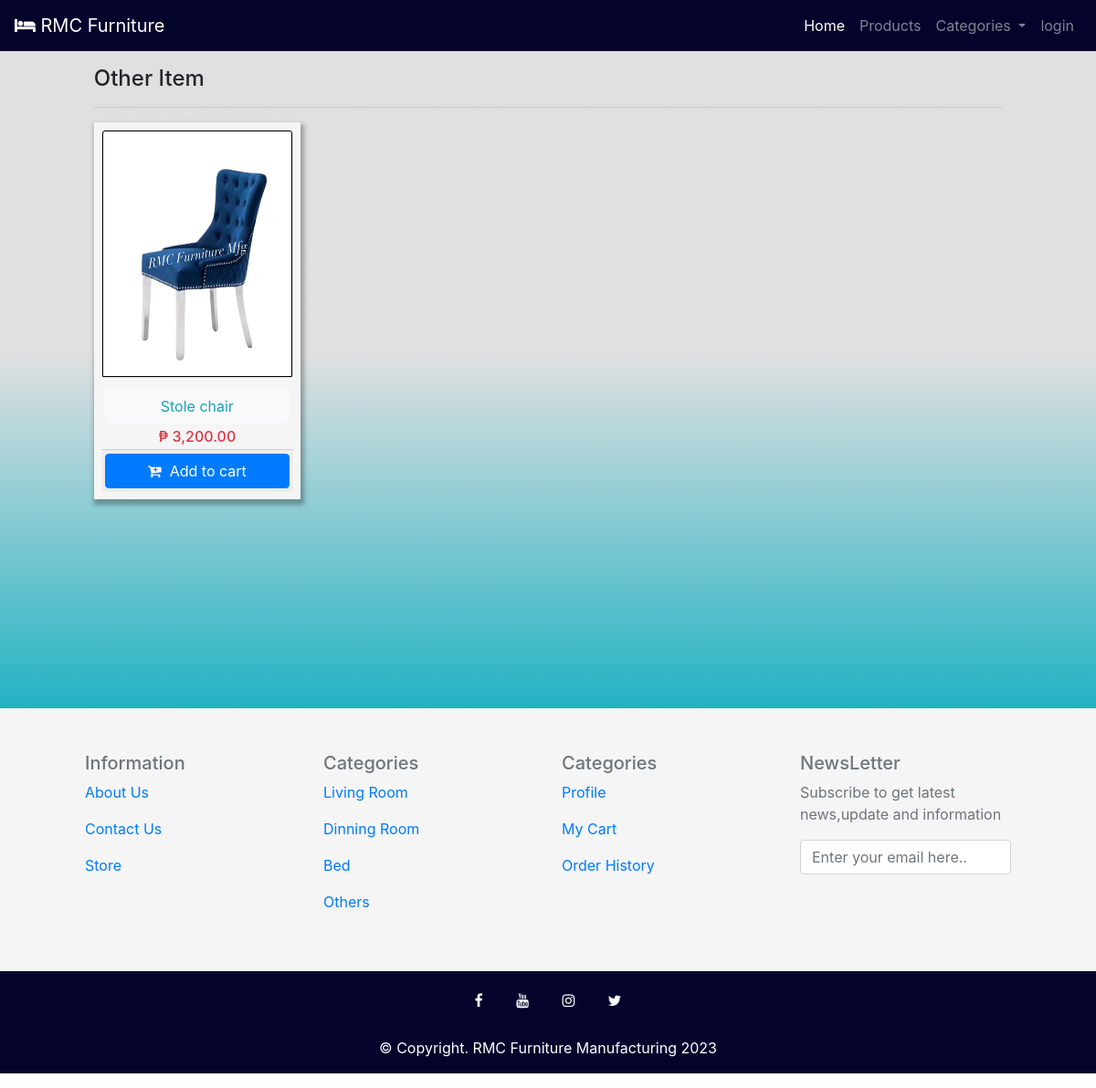
The app's page /others.php with its own data.
### tables this page shows
CREATE TABLE `product` (
  `id` int(11) NOT NULL,
  `product_name` varchar(100) NOT NULL,
  `product_desc` varchar(255) NOT NULL,
  `product_price` varchar(50) NOT NULL,
  `product_image` varchar(255) NOT NULL,
  `product_code` varchar(10) NOT NULL,
  `category` varchar(50) NOT NULL,
  `most_saled` int(11) DEFAULT NULL
);

### others.php (the view, shortened to what this page needs)
<?php
    include('pages/header.php');
    include('pages/navigation.php');
 ?>
<div class="container-fluid" style="min-height: 90vh; background: linear-gradient(0deg, rgba(34,178,195,1) 0%, rgba(196,197,199,0.5382528011204482) 54%);">
    <div class="m-auto pt-3" style="width:85%;">
        <h4>Other Item</h4>
        <hr>
        <?php
            include 'config.php';
            $stmt = $conn->prepare("SELECT * FROM product WHERE category = 'others' ");
            $stmt->execute();
            $result = $stmt->get_result();
            $total = $result->num_rows;
            if($total > 0){
                $row = $result->fetch_assoc();
            }
        ?>
        <div class="row">
            <?php do{ ?>
            <div class="col-sm-6 col-md-4 col-lg-3 mb-4">
                <div class="p-2"  style="box-shadow: 2px 4px 5px 2px rgba(0, 0, 0, 0.3); background-color: whitesmoke;">
                   <div class="card-deck">
                       <div class="card p2  mb-2">
                           <img src="admin/products/<?= $row['product_image'] ?>" class="card-img-top" height="270px" style="border: 1px solid black;">
                       </div>
                   </div>
                   <div class="card-body p-1">
                       <form action="product_details.php" method="post">
                            <button type="submit" name="submit" class="btn btn-light btn-block text-info"  style="margin-bottom: 5px;">
                                <?= $row['product_name']?>
                            </button>
                        </form>
                       <h6 class="card-text text-center text-danger">&#8369; <?= number_format($row['product_price'],2) ?></h6>
                   </div>
                   <div class="card-footer p-1">
                       <form action="" class="form-submit">
                           <button class="btn btn-primary btn-block addItemBtn"><i class="fa fa-cart-plus"></i>&nbsp; Add to cart</button>
                       </form>
                   </div>
                </div>
            </div>
           <?php } while($row = $result->fetch_assoc());?>
        </div>
    </div>
</div>
    <?php
        include('pages/footer.php');
    ?>
</body>
</html>

### css/style.css (style rules this page uses)
* { margin: 0; padding: 0; box-sizing: border-box; }

### records on screen
product: product_image (picture), product_name "Stole chair", product_price "3,200.00"
